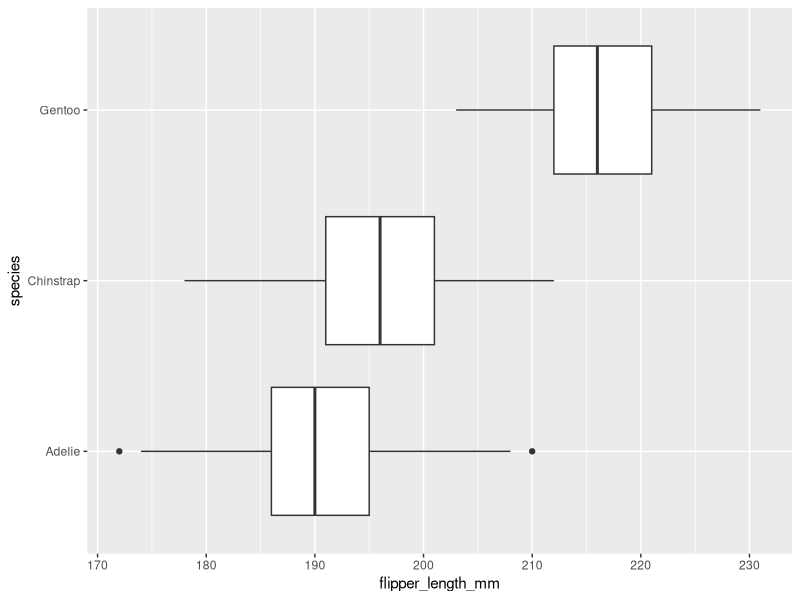
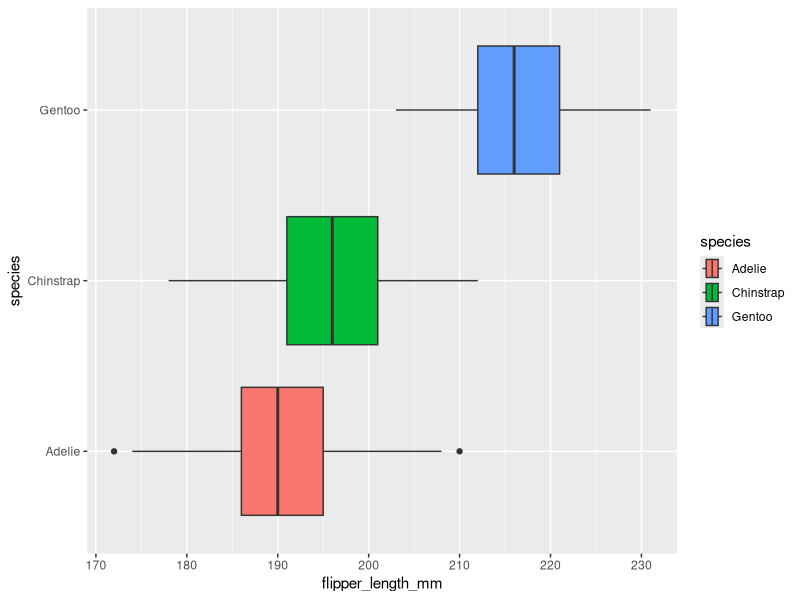
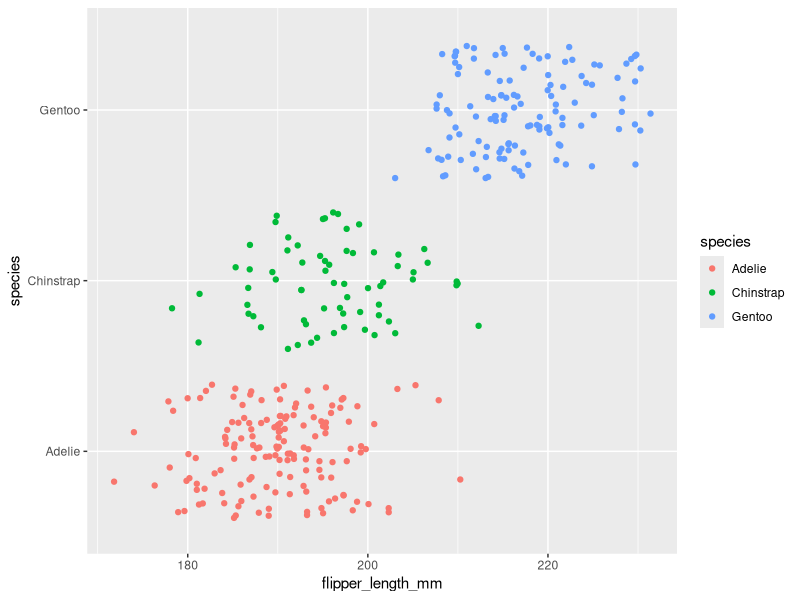
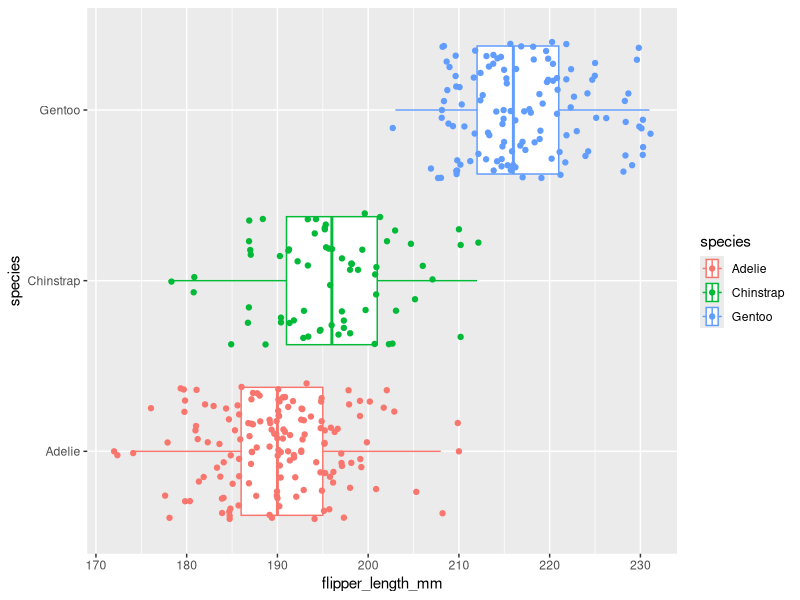
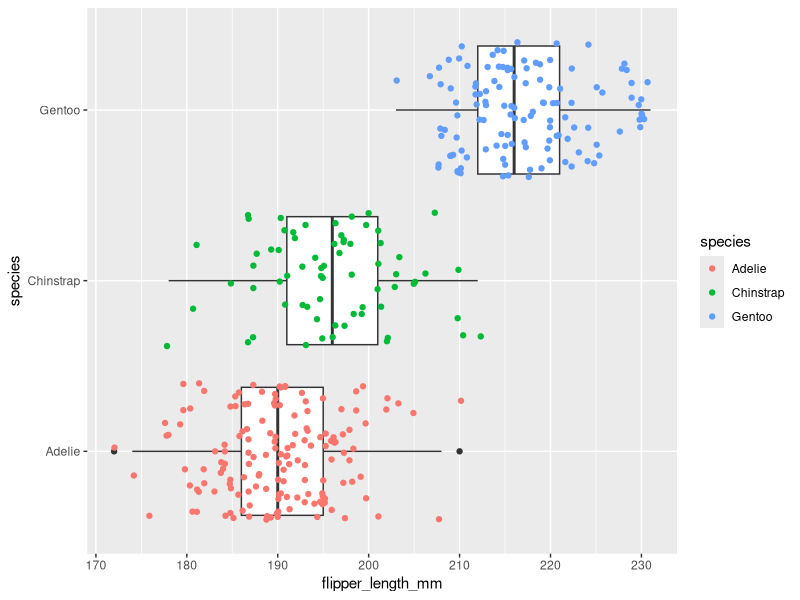
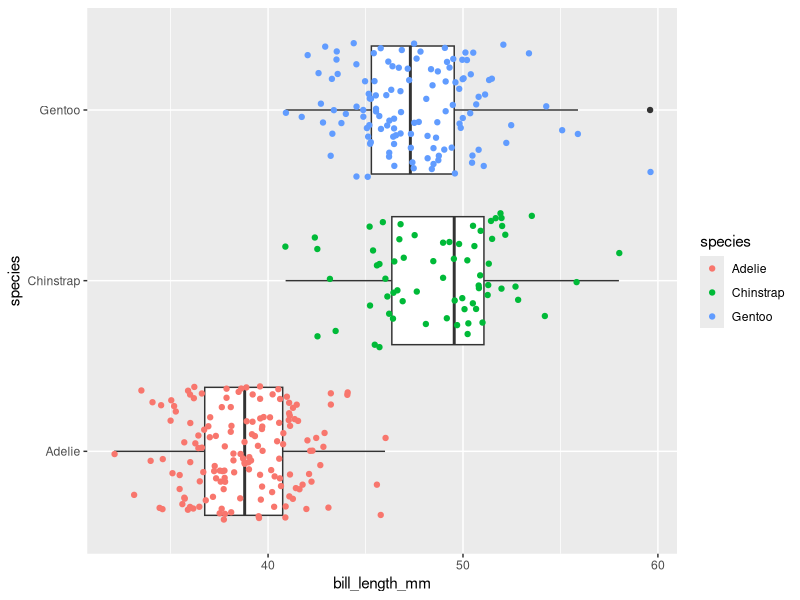
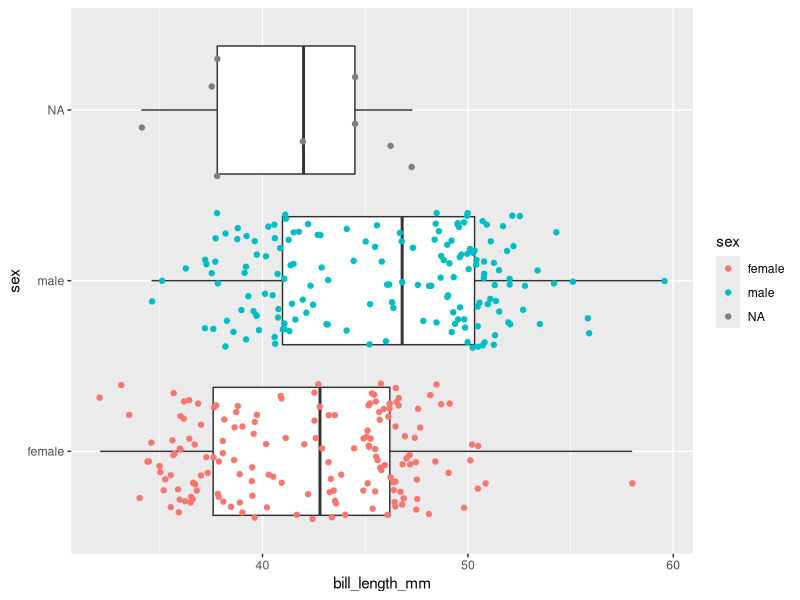
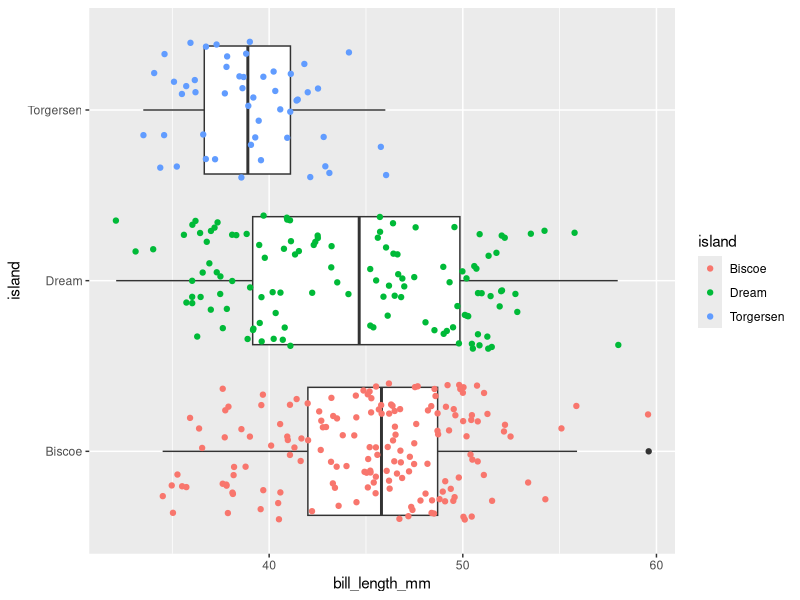

Write R code to recreate these figures, in order.
## ---- chunk 1
knitr::opts_chunk$set(error = TRUE)
## ---- chunk 2
library(palmerpenguins)
penguins
## ---- chunk 3
library(ggplot2)
## ---- chunk 4
ggplot(data = penguins, mapping = aes(x = flipper_length_mm, y = species)) +
  geom_boxplot()
## ---- chunk 5
ggplot(data = penguins, mapping = aes(x = flipper_length_mm, y = species, fill = species)) +
  geom_boxplot()
## ---- chunk 6
ggplot(data = penguins, mapping = aes(x = flipper_length_mm, y = species, color = species)) +
  geom_jitter()
## ---- chunk 7
ggplot(data = penguins, mapping = aes(x = flipper_length_mm, y = species, color = species)) +
  geom_boxplot() +
  geom_jitter()
## ---- chunk 8
ggplot(data = penguins, mapping = aes(x = flipper_length_mm, y = species)) +
  geom_boxplot() +
  geom_jitter(mapping = aes(color = species))
## ---- chunk 9
ggplot(data = penguins, mapping = aes(x = bill_length_mm, y = species)) +
  geom_boxplot() +
  geom_jitter(aes(color = species))
## ---- chunk 10
ggplot(data = penguins, mapping = aes(x = bill_length_mm, y = sex)) +
  geom_boxplot() +
  geom_jitter(aes(color = sex))
## ---- chunk 11
ggplot(data = penguins, mapping = aes(x = bill_length_mm, y = island)) +
  geom_boxplot() +
  geom_jitter(aes(color = island))
## ---- chunk 12

## ---- chunk 13

## ---- chunk 14

